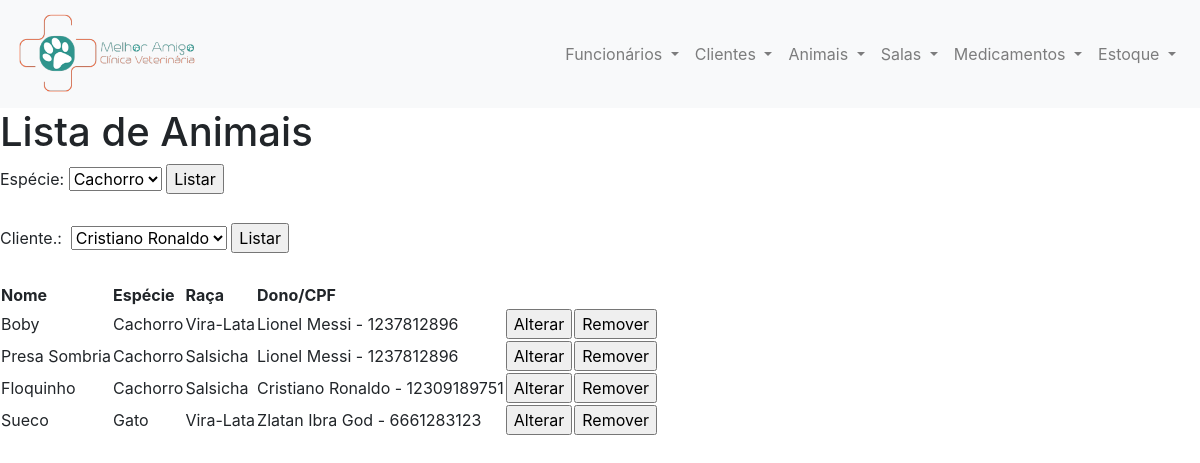
Screenshot of /animal/index.php?action=lista_func with the database file from the repository.
### tables this page shows
CREATE TABLE `animais` (
  `nome` varchar(20) NOT NULL,
  `especie` varchar(20) NOT NULL,
  `raca` varchar(20) NOT NULL,
  `id` int(11) NOT NULL,
  `id_cliente` int(11) NOT NULL
);

CREATE TABLE `clientes` (
  `nome` varchar(25) NOT NULL,
  `CPF` varchar(20) NOT NULL,
  `telefone` varchar(20) NOT NULL,
  `endereco` varchar(50) NOT NULL,
  `email` varchar(25) NOT NULL,
  `password` varchar(20) NOT NULL,
  `ID` int(11) NOT NULL
);

### model/cliente_db.php (called while the page is built, shortened)
<?php
require('../model/database.php');
function get_cliente_by_id($id){
    global $db;
    $query = 'SELECT * FROM clientes'
           . ' WHERE ID = :id';
    $statement = $db->prepare($query);
    $statement->bindValue(':id', $id);
    $statement->execute();
    $cliente = $statement->fetch();
    return $cliente;
}
function lista_cliente(){
    global $db;
    $query = 'SELECT * FROM clientes'
           . ' ORDER BY nome';
    $statement = $db->prepare($query);
    $statement->execute();
    $clientes = $statement->fetchAll();
    return $clientes;
}

### model/animal_db.php (called while the page is built, shortened)
<?php
require('../model/database.php');
function lista_animais(){
    global $db;
    $query = 'SELECT * FROM animais'
           . ' ORDER BY id_cliente';
    $statement = $db->prepare($query);
    $statement->execute();
    $animais = $statement->fetchAll();
    return $animais;
}

### animal/lista_animais.php (the view, shortened to what this page needs)
<?php include '../view/header.php'; ?>
<main>
        <h1>Lista de Animais</h1>
        <form action="." method="post">
            <label>Espécie:</label>
            <select name="especie">
                <option>
                    Cachorro
                </option>
            </select>
            <input type="submit" value="Listar">
        </form><br>
        <form action="." method="post">
            <label>Cliente.:&nbsp;</label>
            <select name="dono">
                <?php foreach ($listaC as $cliente){?>
                    <option>
                        <?php echo $cliente['nome'];?>
                    </option>
                <?php } ?>
            </select>
            <input type="submit" value="Listar">
        </form><br>
        <table>
            <tr>
                <th>Nome</th>
                <th>Espécie</th>
                <th>Raça</th>
                <th>Dono/CPF</th>
                <th>&nbsp;</th>
                <th>&nbsp;</th>
            </tr>
            <?php foreach ($lista as $animal) : ?>
            <tr>
                <td><?php echo $animal['nome']; ?></td>
                <td><?php echo $animal['especie']; ?></td>
                <td><?php echo $animal['raca']; ?></td>
                <td><?php $cliente = get_cliente_by_id($animal['id_cliente']); echo $cliente['nome'];?> -
                    <?php echo $cliente['CPF'];?></td>
                <td>
                    <form action="." method="post">
                    <input type="submit" value="Alterar">
                    </form>
                </td>
                <td>
                    <form action="." method="post">
                    <input type="submit" value="Remover">
                    </form>
                </td>
            </tr>
            <?php endforeach; ?>
        </table>
</main>
<?php include '../view/footer.php'; ?>

### novocss.css (style rules this page uses)
body, html { height: 100%; }

### rows the page displays
animais: nome "Boby", especie "Cachorro", raca "Vira-Lata", id_cliente.nome "Lionel Messi", id_cliente.CPF "1237812896"
animais: nome "Presa Sombria", especie "Cachorro", raca "Salsicha", id_cliente.nome "Lionel Messi", id_cliente.CPF "1237812896"
animais: nome "Floquinho", especie "Cachorro", raca "Salsicha", id_cliente.nome "Cristiano Ronaldo", id_cliente.CPF "12309189751"
animais: nome "Sueco", especie "Gato", raca "Vira-Lata", id_cliente.nome "Zlatan Ibra God", id_cliente.CPF "6661283123"

### other values shown
form field dono "Cristiano Ronaldo"
